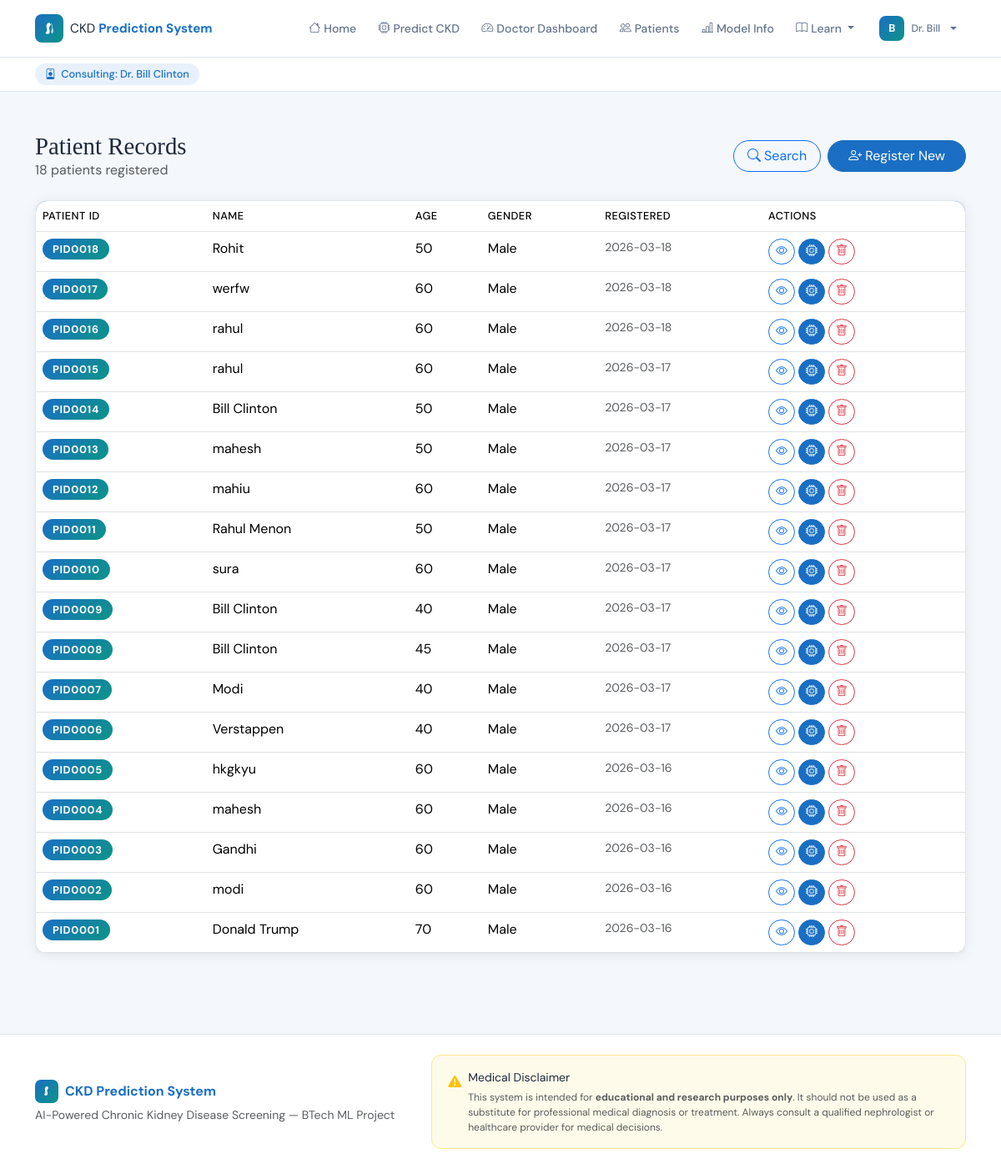
/patients (signed in), run on an earlier commit of the app's database.
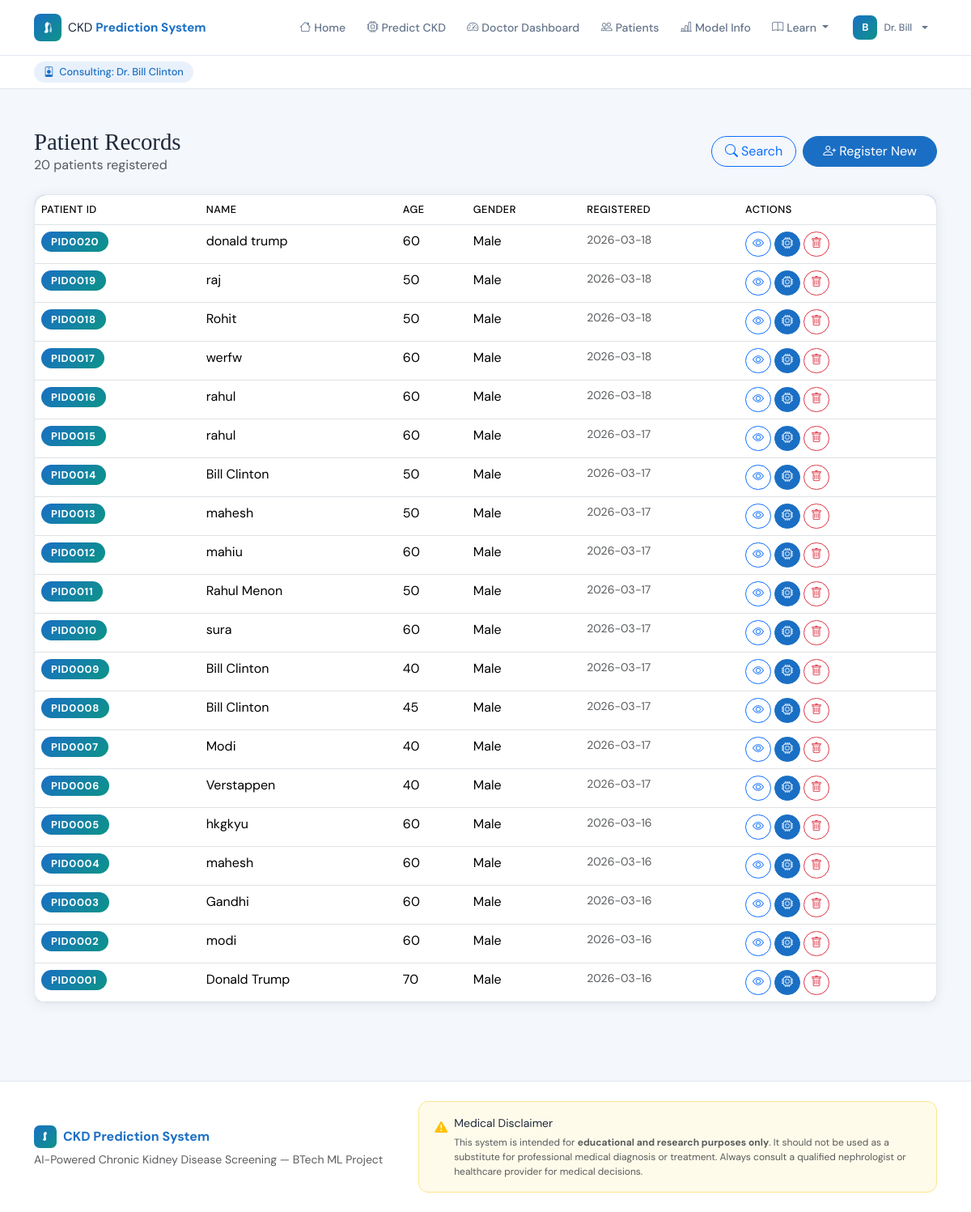
And on a later commit of the database.
### tables this page shows
CREATE TABLE doctors (
        did         TEXT PRIMARY KEY,
        name        TEXT NOT NULL,
        specialization TEXT,
        hospital    TEXT,
        email       TEXT UNIQUE NOT NULL,
        username    TEXT UNIQUE NOT NULL,
        password    TEXT NOT NULL,
        reg_date    TEXT
    );

CREATE TABLE patients (
        pid         TEXT PRIMARY KEY,
        doctor_id   TEXT,
        name        TEXT NOT NULL,
        age         INTEGER,
        gender      TEXT,
        reg_date    TEXT,
        FOREIGN KEY(doctor_id) REFERENCES doctors(did)
    );

### app.py (the view)
@app.route("/patients")
@doctor_required
def patients():
    doctor = current_doctor()
    all_p  = get_all_patients(doctor["did"])
    return render_template("patients.html", patients=all_p, doctor=doctor)

### app.py (called while the page is built)
def doctor_required(f):
    @wraps(f)
    def decorated(*args, **kwargs):
        if "doctor_id" not in session:
            flash("Doctor login required.", "warning")
            return redirect(url_for("doctor_login"))
        return f(*args, **kwargs)
    return decorated

def current_doctor():
    if "doctor_id" in session:
        from database import get_doctor_by_id
        return get_doctor_by_id(session["doctor_id"])
    return None

### database.py (called while the page is built)
def get_conn():
    conn = sqlite3.connect(DB)
    conn.row_factory = sqlite3.Row
    return conn

def get_doctor_by_id(did):
    conn = get_conn()
    row  = conn.execute("SELECT * FROM doctors WHERE did=?", (did,)).fetchone()
    conn.close()
    return dict(row) if row else None

def get_all_patients(doctor_id=None):
    conn = get_conn()
    rows = conn.execute("SELECT * FROM patients ORDER BY rowid DESC").fetchall()
    conn.close()
    return [dict(r) for r in rows]

### templates/patients.html (shortened to what this page needs)
{% extends "base.html" %}
{% block content %}
{% if doctor %}
<div class="consulting-bar">
  <div class="container">
    <span class="doc-chip">
      <i class="bi bi-person-badge"></i>
      Consulting: Dr. {{ doctor.name }}{% if doctor.specialization %} &nbsp;·&nbsp; {{ doctor.specialization }}{% endif %}
    </span>
  </div>
</div>
{% endif %}
<div class="container py-5">
  <div class="d-flex align-items-center justify-content-between mb-4 flex-wrap gap-3 fade-up">
    <div>
      <h2 class="section-title mb-0">Patient Records</h2>
      <p class="text-muted mb-0">{{ patients|length }} patient{{ 's' if patients|length != 1 }} registered</p>
    </div>
    <div class="d-flex gap-2">
      <a href="/search" class="btn btn-outline-primary rounded-pill px-3">
        <i class="bi bi-search me-1"></i>Search
      </a>
      <a href="/register" class="btn btn-primary rounded-pill px-4">
        <i class="bi bi-person-plus me-1"></i>Register New
      </a>
    </div>
  </div>
  {% if patients %}
  <div class="kg-card fade-up-2">
    <div class="table-responsive">
      <table class="table table-hover mb-0 kg-table">
        <thead><tr>
          <th>Patient ID</th><th>Name</th><th>Age</th><th>Gender</th><th>Registered</th><th>Actions</th>
        </tr></thead>
        <tbody>
        {% for p in patients %}
        <tr>
          <td><span class="pid-badge">{{ p.pid }}</span></td>
          <td class="fw-500">{{ p.name }}</td>
          <td>{{ p.age }}</td>
          <td>{{ p.gender or "—" }}</td>
          <td class="text-muted small">{{ p.reg_date }}</td>
          <td>
            <div class="d-flex gap-1">
              <a href="/patient/{{ p.pid }}" class="btn btn-sm btn-outline-primary rounded-pill" title="View Profile">
                <i class="bi bi-eye"></i>
              </a>
              <a href="/predict/{{ p.pid }}" class="btn btn-sm btn-primary rounded-pill" title="CKD Test">
                <i class="bi bi-cpu"></i>
              </a>
              <button class="btn btn-sm btn-outline-danger rounded-pill" title="Delete Patient"
                onclick="confirmDelete('{{ p.pid }}', '{{ p.name }}')">
                <i class="bi bi-trash"></i>
              </button>
            </div>
          </td>
        </tr>
        {% endfor %}
        </tbody>
      </table>
    </div>
  </div>
  {% endif %}
</div>
{% endblock %}

### templates/base.html (shortened to what this page needs)
<!DOCTYPE html>
<html lang="en">
<head>
<link href="https://cdn.jsdelivr.net/npm/bootstrap@5.3.2/dist/css/bootstrap.min.css" rel="stylesheet"/>
<link href="https://cdn.jsdelivr.net/npm/bootstrap-icons@1.11.3/font/bootstrap-icons.css" rel="stylesheet"/>
<link href="{{ url_for('static', filename='css/style.css') }}" rel="stylesheet"/>
</head>
<body>
<nav class="navbar navbar-expand-lg kg-nav sticky-top">
  <div class="container">
    <a class="navbar-brand d-flex align-items-center gap-2" href="/">
      <div class="brand-icon">
      </div>
      <span class="brand-text">CKD <strong>Prediction System</strong></span>
    </a>
    <div class="collapse navbar-collapse" id="nav">
      <ul class="navbar-nav ms-auto align-items-lg-center gap-1">
        <li class="nav-item"><a class="nav-link" href="/"><i class="bi bi-house me-1"></i>Home</a></li>
        <li class="nav-item"><a class="nav-link" href="/register"><i class="bi bi-cpu me-1"></i>Predict CKD</a></li>
        {% if doctor %}
        <li class="nav-item"><a class="nav-link" href="/dashboard"><i class="bi bi-speedometer2 me-1"></i>Doctor Dashboard</a></li>
        <li class="nav-item"><a class="nav-link" href="/patients"><i class="bi bi-people me-1"></i>Patients</a></li>
        {% endif %}
        <li class="nav-item"><a class="nav-link" href="/model-info"><i class="bi bi-bar-chart-line me-1"></i>Model Info</a></li>
        <li class="nav-item dropdown">
          <a class="nav-link dropdown-toggle" href="#" data-bs-toggle="dropdown">
            <i class="bi bi-book me-1"></i>Learn
          </a>
        </li>
        {% if doctor %}
        <li class="nav-item ms-lg-1 dropdown">
          <a class="nav-link dropdown-toggle d-flex align-items-center gap-2 ps-2" href="#" data-bs-toggle="dropdown">
            <div class="doc-avatar">{{ doctor.name[0].upper() }}</div>
            <span class="d-none d-lg-inline small fw-500">Dr. {{ doctor.name.split()[0] }}</span>
          </a>
        </li>
        {% else %}
        <li class="nav-item ms-lg-2">
          <a class="btn btn-outline-primary btn-sm px-3 rounded-pill" href="/doctor/login">
            <i class="bi bi-shield-lock me-1"></i>Admin Login
          </a>
        </li>
        {% endif %}
      </ul>
    </div>
  </div>
</nav>
<main>{% block content %}{% endblock %}</main>
<footer class="kg-footer mt-5 py-4">
  <div class="container">
    <div class="row align-items-center gy-3">
      <div class="col-lg-5">
        <div class="d-flex align-items-center gap-2 mb-1">
          <div class="brand-icon" style="width:28px;height:28px;border-radius:7px">
            <svg width="13" height="13" viewBox="0 0 24 24" fill="none">
              <path d="M12 2C9.5 2 7 4 7 7.5C7 10 8 12 8 14.5C8 17 6.5 19 5 20.5C6.5 21.5 8 22 9.5 22C11.5 22 13 20.5 13 18.5C13 16 12 14 12 11.5C12 9 13.5 7 15 5.5C14 3.5 13 2 12 2Z" fill="white"/>
            </svg>
          </div>
          <span style="font-weight:700;color:var(--primary)">CKD Prediction System</span>
        </div>
        <p class="text-muted small mb-0">AI-Powered Chronic Kidney Disease Screening — BTech ML Project</p>
      </div>
      <div class="col-lg-7">
        <div style="background:#fffbeb;border:1px solid #fde68a;border-radius:12px;padding:1rem 1.2rem">
          <div class="d-flex align-items-start gap-2">
            <i class="bi bi-exclamation-triangle-fill text-warning mt-1 flex-shrink-0"></i>
            <div>
              <div class="fw-600 small mb-1">Medical Disclaimer</div>
              <p class="text-muted mb-0" style="font-size:.75rem;line-height:1.5">
                This system is intended for <strong>educational and research purposes only</strong>. It should not be used as a substitute for professional medical diagnosis or treatment. Always consult a qualified nephrologist or healthcare provider for medical decisions.
              </p>
            </div>
          </div>
        </div>
      </div>
    </div>
  </div>
</footer>
</body>
</html>

### static/css/style.css (style rules this page uses)
:root { --primary: #1a6fc4; --primary-light: #e8f1fb; --teal: #0d9488; --teal-light:#e6f7f5; --danger: #dc2626; --warning: #d97706; --success: #16a34a; --bg: #f4f7fb; --card-bg: #ffffff; --text: #1e293b; --muted: #64748b; --border: #e2e8f0; --radius: 14px; --shadow: 0 2px 16px rgba(0,0,0,.07); --shadow-lg: 0 8px 32px rgba(0,0,0,.10); }
* { box-sizing: border-box; }
body { font-family:'DM Sans',sans-serif; background:var(--bg); color:var(--text); }
.kg-nav { background:#fff; border-bottom:1px solid var(--border); padding:.75rem 0; }
.brand-icon { width:34px;height:34px;background:linear-gradient(135deg,var(--primary),var(--teal)); border-radius:8px;display:flex;align-items:center;justify-content:center;color:#fff;font-size:1rem; }
.brand-text { font-size:.95rem;color:var(--text); }
.brand-text strong { color:var(--primary); }
.nav-link { color:var(--muted)!important;font-size:.875rem;font-weight:500;border-radius:8px;padding:.4rem .7rem!important;transition:all .2s; }
.kg-card { background:var(--card-bg);border-radius:var(--radius);box-shadow:var(--shadow);border:1px solid var(--border);transition:box-shadow .2s,transform .2s; }
.section-title { font-family:'Playfair Display',serif;font-size:1.8rem;color:var(--text); }
.btn-primary { background:var(--primary);border-color:var(--primary); }
.kg-table { border-radius:var(--radius);overflow:hidden;box-shadow:var(--shadow); }
.kg-table thead { background:linear-gradient(135deg,var(--primary),#2563eb);color:#fff; }
.kg-table thead th { font-weight:500;font-size:.8rem;letter-spacing:.04em;text-transform:uppercase; }
.pid-badge { background:linear-gradient(135deg,var(--primary),var(--teal));color:#fff; font-weight:700;font-size:.8rem;padding:.25rem .75rem;border-radius:999px;letter-spacing:.05em; }
.kg-footer { background:#fff;border-top:1px solid var(--border); }
.fade-up { animation:fadeUp .45s ease both; }
.fade-up-2 { animation:fadeUp .45s .1s ease both; }
.doc-avatar { width:30px;height:30px;background:linear-gradient(135deg,var(--primary),var(--teal)); border-radius:8px;display:flex;align-items:center;justify-content:center; color:#fff;font-size:.8rem;font-weight:700;flex-shrink:0; }
.consulting-bar { background:#fff;border-bottom:1px solid var(--border);padding:.45rem 0;font-size:.8rem; }
.consulting-bar .doc-chip { display:inline-flex;align-items:center;gap:.4rem; background:var(--primary-light);color:var(--primary);border-radius:999px; padding:.2rem .75rem;font-weight:500; }

What changed in the data, as far as the page shows it:
added patients: pid "PID0020", name "donald trump", age "60", gender "Male", reg_date "2026-03-18"
added patients: pid "PID0019", name "raj", age "50", gender "Male", reg_date "2026-03-18"
Also different on the page:
{{ patients|length }}: "18" → "20"
